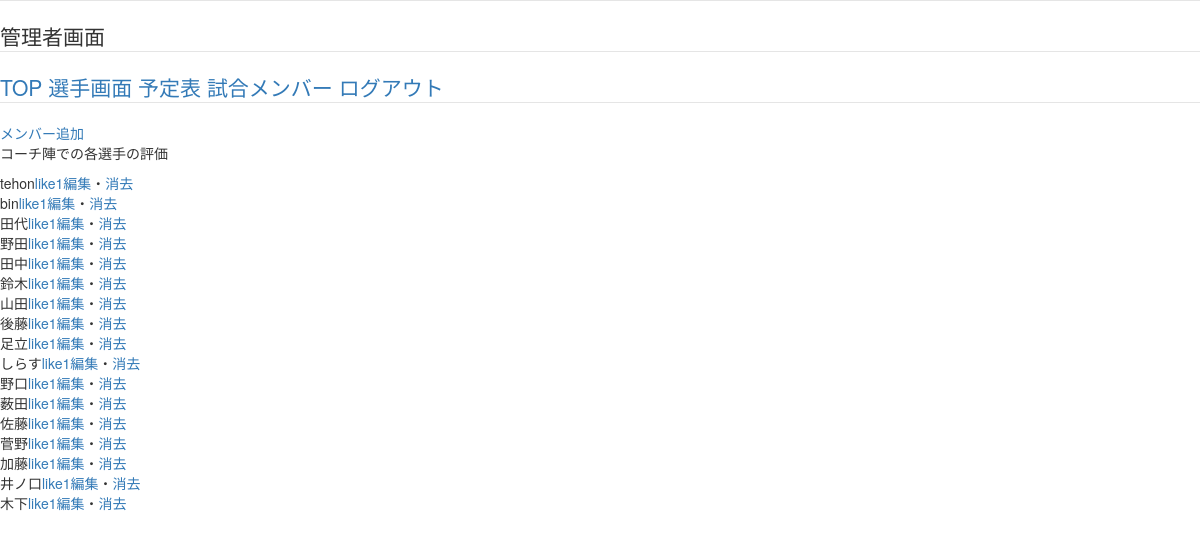
/kanri.php (signed in), run on an earlier commit of the app's database.
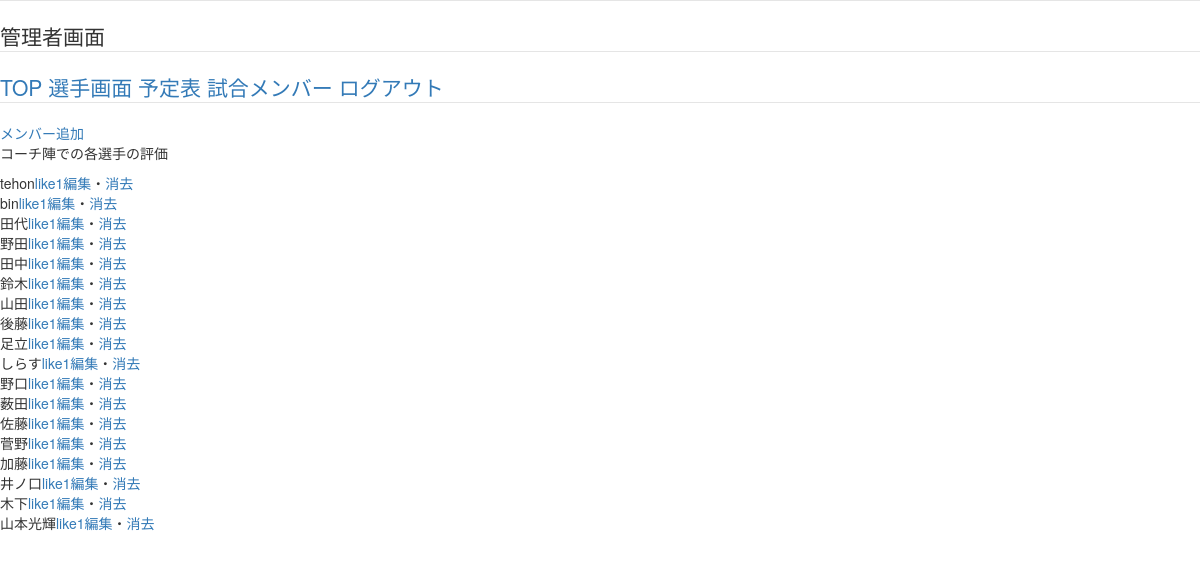
And on a later commit of the database.
### tables this page shows
CREATE TABLE `team_member_table` (
  `id` int(11) NOT NULL,
  `username` varchar(128) NOT NULL,
  `mail` varchar(128) NOT NULL,
  `password` varchar(128) NOT NULL,
  `position` varchar(12) NOT NULL,
  `is_created` datetime NOT NULL,
  `updated_at` datetime NOT NULL
);

### kanri.php (the view, shortened to what this page needs)
<?php
$user_id = $_SESSION['id'];
$pdo = connect_to_db();
$sql = 'SELECT * FROM team_member_table LEFT OUTER JOIN (SELECT team_member_id, COUNT(id) AS cnt
        FROM like_table GROUP BY team_member_id) AS likes
        ON team_member_table.id = likes.team_member_id';
$stmt = $pdo->prepare($sql);
$status = $stmt->execute();
if ($status == false) {
    $error = $stmt->errorInfo();
    echo json_encode(["error_msg" => "{$error[2]}"]);
    exit();
} else {
    $result = $stmt->fetchAll(PDO::FETCH_ASSOC);
    $output = "";
    foreach ($result as $record) {
        $output .= "<div>{$record["username"]}<a href='like_create.php?user_id={$user_id}&team_member_id={$record["id"]}'>like{$record["cnt"]}</a><a href='edit.php?id={$record["id"]}'>編集</a>・<a href='delete.php?id={$record["id"]}'>消去</a><br></div>";
    }
}
?>
<!DOCTYPE html>
<html lang="ja">
<head>
    <link rel="stylesheet" href="//maxcdn.bootstrapcdn.com/bootstrap/3.3.5/css/bootstrap.min.css">
</head>
<body>
    <header>
        <fieldset>
            <legend class="top">
                <div>管理者画面 </div>
            </legend>
            <legend>
                <a href="owner.php">TOP</a>
                <a href="all_member.php">選手画面</a>
                <a href="sample.php">予定表</a>
                <a href="game.php">試合メンバー</a>
                <a href="logout.php">ログアウト</a>
            </legend>
        </fieldset>
    </header>
    <main>
        <a href="register.php">メンバー追加</a>
        <p>コーチ陣での各選手の評価</p>
        <?= $output ?>
    </main>
</body>
</html>

What changed in the data, as far as the page shows it:
added team_member_table: username "山本光輝", cnt "1"
